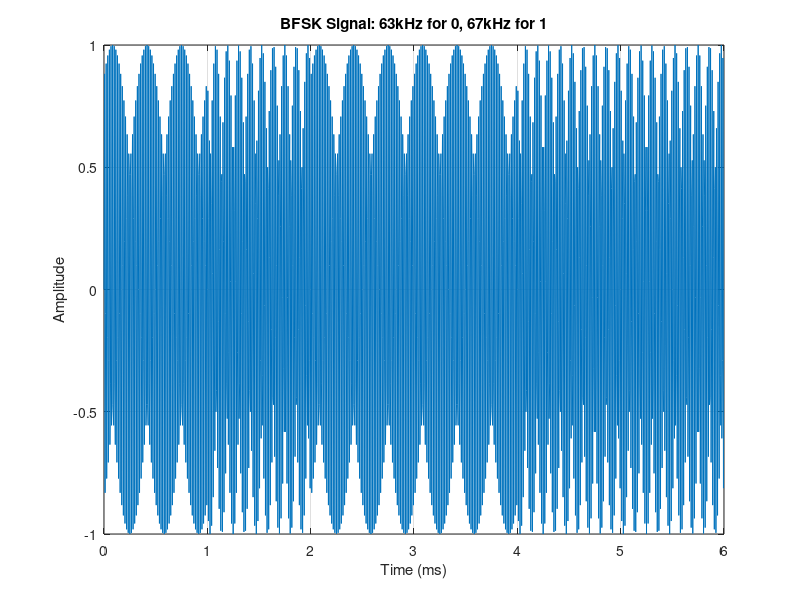

MATLAB code to generate this figure:
%% BFSK Communication System Simulation 
% Clear workspace and command window
clear; clc; close all;

% BFSK Signal Generation (63kHz for '0', 67kHz for '1')
fs = 192000;              % Sampling frequency (Hz)
Tb = 1e-3;                % Bit duration (1 ms)
N = fs * Tb;              % Samples per bit
t = (0:N-1)/fs;           % Time vector for one bit

f0 = 63000;               % Frequency for bit 0
f1 = 67000;               % Frequency for bit 1

% Example bit sequence
bits = [0 1 0 0 1 1];

% Generate BFSK signal
signal = [];
for bit = bits
    if bit == 0
        s = sin(2*pi*f0*t);
    else
        s = sin(2*pi*f1*t);
    end
    signal = [signal, s];
end

% Time axis for full signal
t_full = (0:length(signal)-1)/fs;

% Plot the BFSK signal
figure;
plot(t_full*1000, signal);  % Convert time to milliseconds
xlabel('Time (ms)');
ylabel('Amplitude');
title('BFSK Signal: 63kHz for 0, 67kHz for 1');
grid on;
